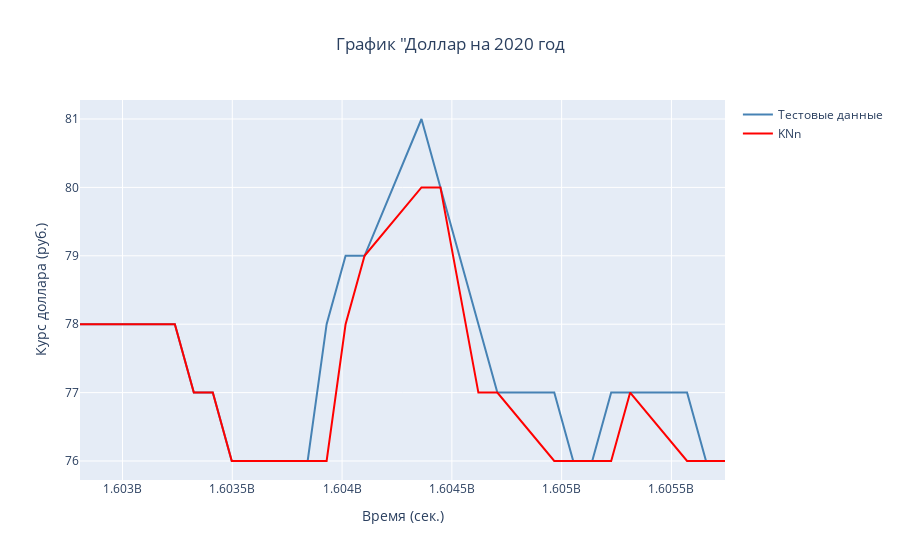

This figure's notebook cell:
### Code cell
#KNn

k = 2  # соседи
model = KNeighborsClassifier(n_neighbors=k)
model.fit(x_test.reshape(-1,1), y_test)
y_pred = model.predict(x_test.reshape(-1,1))
# тестовые данные
fig = go.Figure()

fig.add_trace(go.Scatter(
    x = x_test,
    y = y_test,
    mode = 'lines',
    name = 'Тестовые данные',
    line=dict(color = '#4682B4', width = 2))
)

# МНК
fig.add_trace(go.Scatter(
    x = x_test,
    y = y_pred,
    mode = 'lines',
    name = 'KNn',
    line = dict(color = 'red', width = 2))
)
fig.update_xaxes(title_text="Время (сек.)")
fig.update_yaxes(title_text="Курс доллара (руб.)")
fig.update_layout(title_text='График "Доллар на 2020 год', title_x =0.5)
fig.show()

### Figure 1 — Plotly figure (JSON) as saved in the notebook; plotly's stock layout.template omitted (floating-point values rounded to 4 significant figures)
{"data": [{"line": {"color": "#4682B4", "width": 2}, "mode": "lines", "name": "Тестовые данные", "type": "scatter", "x": [1602806400, 1602892800, 1603152000, 1603238400, 1603324800, 1603411200, 1603497600, 1603756800, 1603843200, 1603929600, 1604016000, 1604102400, 1604361600, 1604448000, 1604620800, 1604707200, 1604966400, 1605052800, 1605139200, 1605225600, 1605312000, 1605571200, 1605657600, 1605744000], "y": [78, 78, 78, 78, 77, 77, 76, 76, 76, 78, 79, 79, 81, 80, 78, 77, 77, 76, 76, 77, 77, 77, 76, 76]}, {"line": {"color": "red", "width": 2}, "mode": "lines", "name": "KNn", "type": "scatter", "x": [1602806400, 1602892800, 1603152000, 1603238400, 1603324800, 1603411200, 1603497600, 1603756800, 1603843200, 1603929600, 1604016000, 1604102400, 1604361600, 1604448000, 1604620800, 1604707200, 1604966400, 1605052800, 1605139200, 1605225600, 1605312000, 1605571200, 1605657600, 1605744000], "y": [78, 78, 78, 78, 77, 77, 76, 76, 76, 76, 78, 79, 80, 80, 77, 77, 76, 76, 76, 76, 77, 76, 76, 76]}], "layout": {"title": {"text": "График \"Доллар на 2020 год", "x": 0.5}, "xaxis": {"title": {"text": "Время (сек.)"}}, "yaxis": {"title": {"text": "Курс доллара (руб.)"}}}}
